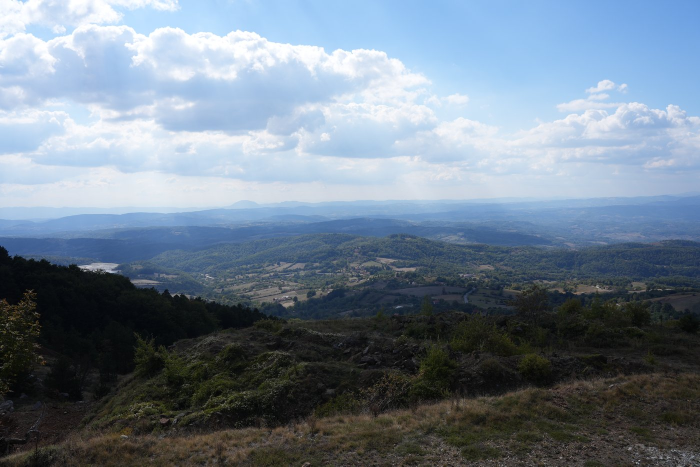
#> input picture community/sample.jpg, 1400 x 933 px (shown at 1/2 size); its folder holds only this picture in this run
$ python -i film.py   (imports and definitions only)
#> lines starting #> are read from the running program, lines starting #| are printed output that depends on the picture
"""Движок плёнок: параметры и встроенные плёнки, цвет (кривые, полосы, смешивание), свечение, зерно, виньетка, свои LUT и свои плёнки (проверка параметров, коды обмена)."""

import base64
import json
import math
import numpy as np
import os
import re
import threading
from PIL import Image, ImageChops, ImageFilter
from pathlib import Path

from .config import BASE, CHAT_ID, LUMA
from .i18n import L


# ================= плёнки =================
DEFAULTS = dict(
    contrast=0.35, lift=(0.03, 0.03, 0.03), top=0.975, shoulder=0.78, sat=0.9,
    gamma=(1.0, 1.0, 1.0), shadow_tint=(0, 0, 0), high_tint=(0, 0, 0),
    halation=0.3, hal_thr=0.72, bloom=0.08, soften=0.5,
    grain=0.04, grain_size=1.6, grain_color=0.3, vignette=0.2, bw=None,
    mix=(0.0,) * 6,                        # перетекание каналов: R←G, R←B, G←R, G←B, B←R, B←G (диагональ подбирается: серое остаётся серым)
    hue=(0.0,) * 6, bsat=(1.0,) * 6,       # сдвиг оттенка (°) и множитель насыщенности по полосам R, Y, G, C, B, M
    grain_shadow=0.0,                      # насколько крупнее и заметнее зерно в тенях (0 — как раньше)
    linear=0.0,                            # 1 — свечение и дымка считаются в линейном свете (физичнее), 0 — как раньше
    dens=0.0,                              # плотность цвета: тёмные насыщенные цвета глубже, светлые — пастельнее (как у плёнки)
    halo=0.0,                              # 1 — халяция как у плёнки: только у ярких источников на тёмном фоне (0 — прежняя вуаль)
    # основное, как в любом редакторе (до плёнки): экспозиция в ступенях, остальное −1…1
    exposure=0.0, highlights=0.0, shadows=0.0, whites=0.0, blacks=0.0, temp=0.0, tint=0.0,
)
BASIC = ("exposure", "highlights", "shadows", "whites", "blacks", "temp", "tint")

# [220 lines that did not run here, left out]
# [2 lines not run here, left out]

# ключи до v5 — ещё живут в базе, state.json и кнопках уже отправленных сообщений
OLD_KEYS = {
    "classic_neg": "street_neg", "chrome": "muted_chrome", "nostalgic": "amber_neg", "velvia": "vivid50",
    "eterna": "cine250", "portra": "portrait400", "gold": "golden200", "superia": "super400",
    "cinestill": "night800", "acros": "across100", "trix": "grainx400",
}


def canon(key):
    return OLD_KEYS.get(key, key)


# [6 lines left out: function pname, not called in this run]


# ================= обработка =================
def v3(t):
    return np.array(t, dtype=np.float32)


# [21 lines left out: functions _box, blur_mask, not called in this run]


def screen(a, b):
    return 1 - (1 - a) * (1 - b)


# [94 lines left out: functions grain_field, band_adjust, color_density, mix_matrix, basic_adjust, color_fn, not called in this run]


LUT_CACHE = {}
LUT_LOCK = threading.Lock()


# [8 lines left out: function _bake, not called in this run]


PARAM_LUT_CACHE = {}      # параметры своей плёнки -> таблица; ограничен: ползунки редактора дают много вариантов


# [37 lines left out: functions preset_lut, fx_layer, not called in this run]


def to_linear(a):
    return np.where(a <= 0.04045, a / 12.92, ((a + 0.055) / 1.055) ** 2.4)


def from_linear(a):
    a = np.clip(a, 0.0, 1.0)
    return np.where(a <= 0.0031308, a * 12.92, 1.055 * a ** (1 / 2.4) - 0.055)


# [40 lines left out: functions fx_linear, halo_layer, not called in this run]


# Таблицы вместо степеней 2,4 по каждому пикселю: вход — 8 бит, значит линейный свет берётся из 256 значений;
# выход — из 65536 значений линейной шкалы (шаг меньше 0,06 уровня sRGB, разница с точным счётом не больше 1 уровня на 0,2 % пикселей)
LIN8 = to_linear(np.arange(256, dtype=np.float32) / 255.0).astype(np.float32)
SRGB16 = (from_linear(np.arange(65536, dtype=np.float32) / 65535.0) * 255 + 0.5).astype(np.uint8)
FX_THREADS = min(4, os.cpu_count() or 1)
FX_POOL = None
FX_POOL_LOCK = threading.Lock()


# [7 lines left out: function _fx_pool, not called in this run]


# Один большой кадр — на все ядра: на LUT, размытии и растяжении Pillow отпускает GIL, поэтому они считаются полосами
# в потоках: LUT — попиксельно, размытие — с запасом строк на радиус, растяжение — через box (те же коэффициенты, что у
# целого кадра). Наложения слоёв (ImageChops) GIL держат — в потоках только медленнее, они остаются как были.
PAR_MIN = 1_500_000           # от скольких пикселей кадр делится на полосы


def _bands(h):
    step = -(-h // FX_THREADS)
    return [(y0, min(h, y0 + step)) for y0 in range(0, h, step)]


# [79 lines left out: functions _join, par, par_resize, fit, apply_fx_linear, not called in this run]


GRAIN_GAIN = 1.75  # калибровка под прежний вид зерна


# Зерно в итоговом кадре (6000 px), уменьшенном до экрана, слабее, чем зерно, нарисованное сразу на малом размере: там оно мельче
# пикселя, упирается в минимум в 1 px и не «съедается» уменьшением. Поправка к силе зерна для превью (fit=True): по замерам
# (отношение итога к прямому рендеру на сером) от расчётного размера зерна в пикселях, grain_size * длинная_сторона / 3000
FIT_C = (0.0, 0.168, 0.224, 0.294, 0.392, 0.533, 0.64, 0.7, 0.853, 0.96, 1.0, 1.12, 1.5)
FIT_R = (0.10, 0.25, 0.32, 0.40, 0.51, 0.60, 0.66, 0.69, 0.75, 0.78, 0.80, 0.96, 1.0)


def grain_fit(grain_size, edge):
    return float(np.interp(grain_size * edge / 3000.0, FIT_C, FIT_R))


# [35 lines left out: functions grain_layer, vignette_layer, not called in this run]


# ================= свои LUT пользователей =================
# Файл .cube (3D LUT) загружается в чат или в «Проявку». Хранится в папке владельца (BASE/luts или
# BASE/users/<id>/luts) таблицей numpy, ключ плёнки — "lut<id>". Видит и применяет его только владелец.
LUT_RE = re.compile(r"lut(\d{1,9})")
LUT_MAX_COUNT = 30
LUT_MAX_BYTES = 16 * 1024 * 1024
LUT_NAMES = {}            # "lut<id>" -> название (основной процесс)
LUT_OWNER = {}            # "lut<id>" -> владелец
USER_LUT_CACHE = {}       # путь -> (mtime, Color3DLUT) — в процессах-работниках


def is_lut(key):
    return bool(key) and LUT_RE.fullmatch(str(key)) is not None


def lut_dir(owner):
    return (BASE if owner == CHAT_ID else BASE / "users" / str(owner)) / "luts"


# [5 lines left out: function lut_meta, not called in this run]


def parse_cube(data):
    """3D LUT в формате .cube (Adobe/Resolve): размер N, затем N³ строк «r g b», красный меняется быстрее всех."""
    try:
        text = data.decode("utf-8-sig")
    except UnicodeDecodeError:
        text = data.decode("latin-1")
    size, dmin, dmax, rows = None, 0.0, 1.0, []
    for line in text.splitlines():
        line = line.strip()
        if not line or line.startswith("#"):
            continue
        head = line.split()[0].upper()
        if head == "LUT_1D_SIZE":
            raise ValueError(L("это одномерный LUT, нужен трёхмерный (.cube с LUT_3D_SIZE)",
                               "this is a 1D LUT, a 3D one is needed (.cube with LUT_3D_SIZE)"))
        if head == "LUT_3D_SIZE":
            try:
                size = int(line.split()[1])
            except (IndexError, ValueError):
                size = None
        elif head == "DOMAIN_MAX":
            dmax = max(float(v) for v in line.split()[1:4])
        elif head == "DOMAIN_MIN":
            dmin = min(float(v) for v in line.split()[1:4])
        elif head[0].isalpha() or head.startswith('"'):
            continue                                # TITLE и прочие заголовки
        else:
            rows.append(line)
    if not size or not 2 <= size <= 65:
        raise ValueError(L("не похоже на 3D LUT .cube (нужен LUT_3D_SIZE от 2 до 65)",
                           "doesn't look like a 3D .cube LUT (LUT_3D_SIZE from 2 to 65 needed)"))
    try:
        t = np.array(" ".join(rows).split(), dtype=np.float32).reshape(-1, 3)
    except ValueError:
        raise ValueError(L("в файле LUT есть битые строки", "the LUT file has broken lines"))
    if t.shape[0] != size ** 3:
        raise ValueError(L(f"в LUT {t.shape[0]} строк вместо {size ** 3}", f"the LUT has {t.shape[0]} rows instead of {size ** 3}"))
    if not np.isfinite(t).all():
        raise ValueError(L("в файле LUT есть нечисловые значения", "the LUT file has non-numeric values"))
    if dmax > 1.5 and dmax > dmin:                  # редкие LUT в целых числах (0–1023 и т. п.)
        t = (t - dmin) / (dmax - dmin)
    return size, np.clip(t, 0, 1).astype(np.float32)


# [16 lines left out: function user_lut, not called in this run]


# ---- свои плёнки: те же параметры, что у встроенных (контраст, зерно, халяция…), но задаёт их человек ----
# Лежат рядом с LUT: строка в таблице luts (size=0) и файл lut<id>.json с параметрами. Видит и применяет владелец.
# Параметры — несколько чисел, поэтому плёнкой легко поделиться: текстовый код или каталог сообщества.
LOOK_FIELDS = {                    # поле -> (сколько чисел, минимум, максимум)
    "contrast": (1, 0.0, 1.0), "lift": (3, 0.0, 0.15), "top": (1, 0.8, 1.0), "shoulder": (1, 0.5, 0.95),
    "sat": (1, 0.0, 2.0), "gamma": (3, 0.7, 1.3), "shadow_tint": (3, -0.1, 0.1), "high_tint": (3, -0.1, 0.1),
    "halation": (1, 0.0, 1.2), "hal_thr": (1, 0.4, 0.95), "bloom": (1, 0.0, 0.3), "soften": (1, 0.0, 1.5),
    "grain": (1, 0.0, 0.12), "grain_size": (1, 1.0, 3.0), "grain_color": (1, 0.0, 1.0), "vignette": (1, 0.0, 0.5),
    "mix": (6, -0.5, 0.5), "hue": (6, -40.0, 40.0), "bsat": (6, 0.4, 1.8), "grain_shadow": (1, 0.0, 1.0), "linear": (1, 0.0, 1.0),
    "dens": (1, 0.0, 1.0), "halo": (1, 0.0, 1.0),
    "exposure": (1, -2.0, 2.0), "highlights": (1, -1.0, 1.0), "shadows": (1, -1.0, 1.0), "whites": (1, -1.0, 1.0),
    "blacks": (1, -1.0, 1.0), "temp": (1, -1.0, 1.0), "tint": (1, -1.0, 1.0),
}
LOOK_CODE_PREFIX = "proyavka-look:1:"
LOOK_META_CACHE = {}               # путь -> (содержимое файла, параметры или None) — в процессах-работниках


# [37 lines left out: function clean_params, not called in this run]


def params_json(p):
    """Параметры в JSON (кортежи — списки). Одинаковые параметры дают одинаковую строку."""
    return {k: (list(v) if isinstance(v, tuple) else v) for k, v in p.items()}


# [21 lines left out: function look_params, not called in this run]


def clean_text(s, n):
    return re.sub(r"[\x00-\x1f\x7f<>]", "", str(s or "")).strip()[:n]


# [72 lines left out: functions look_code, parse_look_code, look, film, not called in this run]

>>> import cv2
>>> picture = cv2.imread('../../community/sample.jpg', cv2.IMREAD_GRAYSCALE)
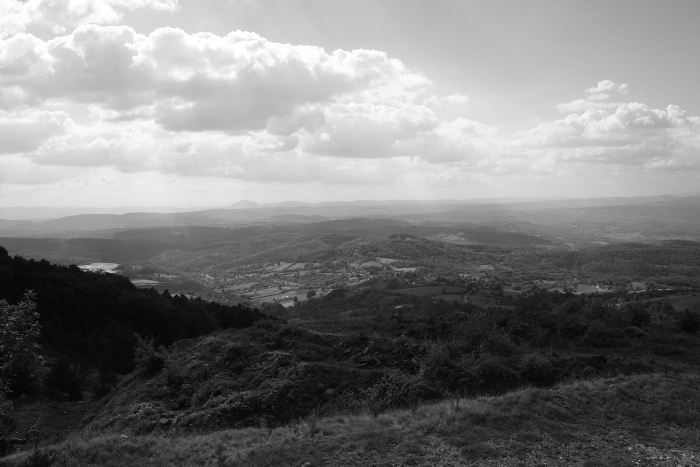
#> picture: shape (933, 1400) (shown at 1/2 size); min 0, max 255, mean 124.4
#> (the run stopped early here; a loop or call above may not have finished)
